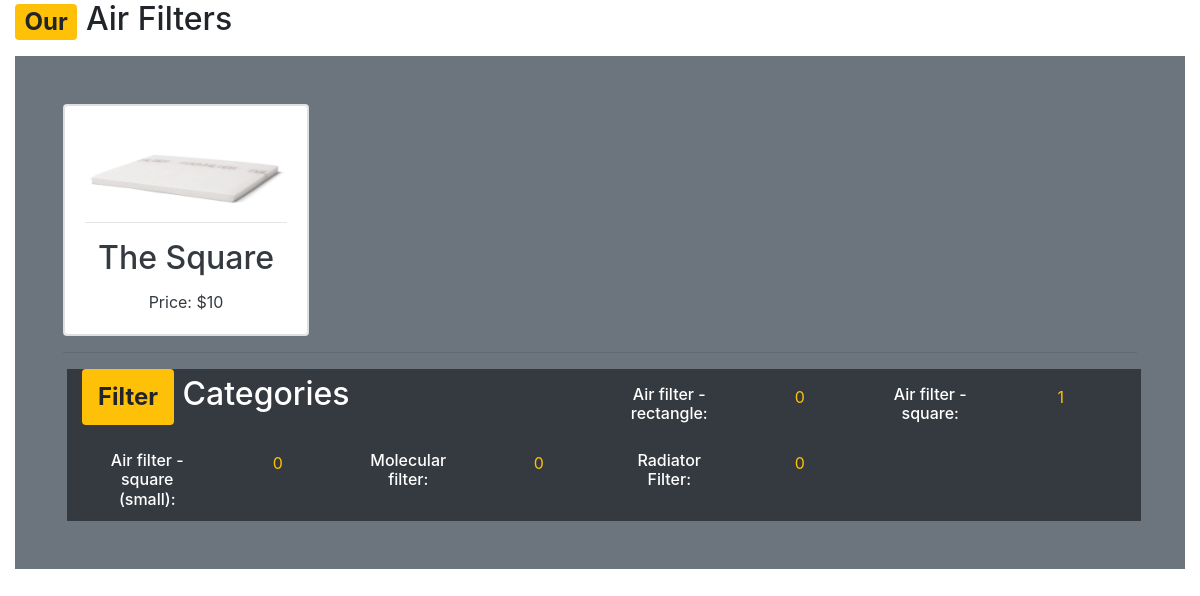
Before: / with the older database file.
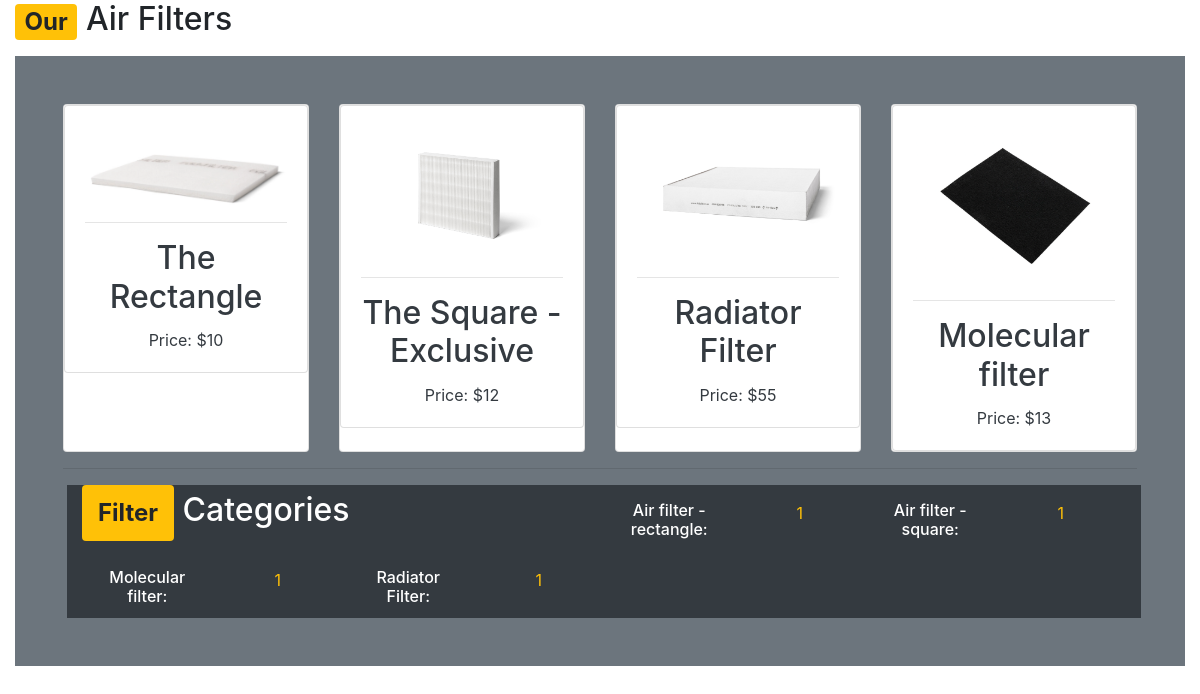
After: the same page with the newer database file.
### product/models.py (models this page shows, shortened)
class Product(models.Model):
    category = models.ForeignKey('Category', null=True, blank=True, on_delete=models.CASCADE, related_name='products')
    name = models.CharField(max_length=300)
    description = models.TextField()
    price = models.FloatField()
    image = models.ImageField(upload_to='product_images', blank=True, null=True)

class Category(models.Model):
    name = models.CharField(max_length=225)
    class Meta:
        ordering = ('name',)
        verbose_name_plural = 'Categories'

### core/views.py (the view)
# urls.py: path("", views.index)
def index(request):
    products = Product.objects.filter()[:4]
    for product in products:
        product.price = round(product.price)
    categories = Category.objects.all()
    return render(request, 'core/index.html', {
        'categories': categories,
        'products': products,
    })

### core/templates/core/index.html (shortened to what this page needs)
{% extends 'core/base.html' %}
{% block content %}
<div class="container-fluid">
    <h2><span class="badge badge-warning">Our</span> Air Filters</h2>
    <div class="bg-secondary mt-3 p-5 text-center">
        <div class="row">
            {% for product in products %}
                    <div class="col-sm-6 col-md-6 col-lg-4 col-xl-3">
                        <div class="card h-100">
                            <a href="#">
                                <div class="card">
                                    <div class="card-body">
                                        <img class="card-img-top img-fluid" src="{{ product.image.url }}" alt="{{ product.name }}">
                                        <hr>
                                        <div>
                                            <h2 class="card-title text-dark mt-0">{{ product.name }}</h2>
                                            <p class="card-text text-dark">Price: ${{ product.price}}</p>
                                        </div>
                                    </div>
                                </div>
                            </a>
                        </div>
                    </div>
            {% endfor %}
        </div>
        <hr>
        <div class="row text-white bg-dark ml-1 container-fluid">
            <h2><span class="badge badge-warning p-3 ">Filter</span> Categories</h2>
            {% for category in categories %}
                    <div class="col-sm-6 col-md-6 col-lg-4 col-xl-3 mt-3">
                        <div class="h-100">
                            <div>
                                <a href="">
                                    <div class="row">
                                        <div class="col">
                                            <h6 class="card-title mt-0 text-white">{{ category.name }}:</h6>
                                        </div>
                                        <div class="col">
                                            <p class="card-text text-warning">{{ category.products.count }}</p>
                                        </div>
                                    </div>
                                </a>
                            </div>
                        </div>
                    </div>
            {% endfor %}
        </div>
    </div>
</div>
{% endblock %}

### core/templates/core/base.html (shortened to what this page needs)
<!DOCTYPE html>
<html lang="en">
<head>
        <link rel="stylesheet" href="https://cdn.jsdelivr.net/npm/bootstrap@4.6.2/dist/css/bootstrap.min.css">
</head>
<body>
    <div>
        {% block content %}
        {% endblock %}
    </div>
</body>
</html>

Changed rows visible on the page:
removed Category: name "Air filter - square (small)", products.count "0"
changed Product: name "The Square" → "The Rectangle"
added Product: image (picture), name "The Square - Exclusive", price "12"
added Product: image (picture), name "Radiator Filter", price "55"
added Product: image (picture), name "Molecular filter", price "13"
computed for Category "Air filter - rectangle": products.count "0" → "1"
computed for Category "Molecular filter": products.count "0" → "1"
computed for Category "Radiator Filter": products.count "0" → "1"
